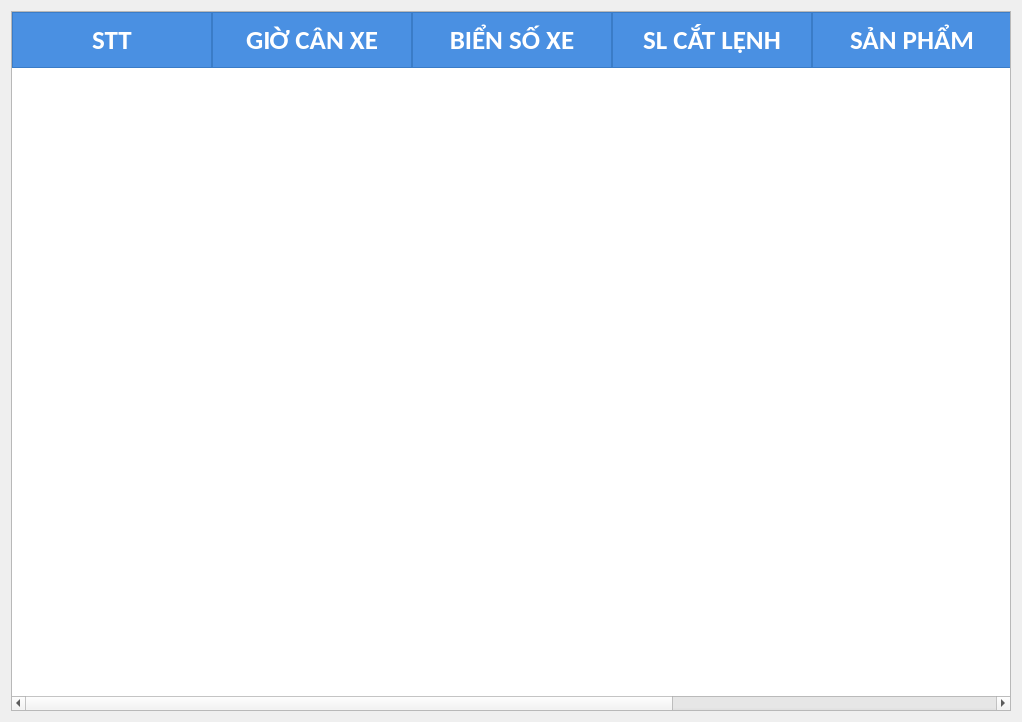
<?xml version="1.0" encoding="UTF-8"?>
<ui version="4.0">
 <class>Form</class>
 <widget class="QWidget" name="Form">
  <property name="geometry">
   <rect>
    <x>0</x>
    <y>0</y>
    <width>1000</width>
    <height>700</height>
   </rect>
  </property>
  <property name="windowTitle">
   <string>CHỌN CHỨNG TỪ</string>
  </property>
  <property name="windowIcon">
   <iconset>
    <normaloff>assets/logo_congty-Photoroom.ico</normaloff>assets/logo_congty-Photoroom.ico</iconset>
  </property>
  <property name="styleSheet">
   <string notr="true">* {
	font-family: Calibri;
}

</string>
  </property>
  <layout class="QVBoxLayout" name="verticalLayout">
   <item>
    <widget class="QTableWidget" name="tableChungTu">
     <property name="minimumSize">
      <size>
       <width>1000</width>
       <height>700</height>
      </size>
     </property>
     <property name="maximumSize">
      <size>
       <width>1000</width>
       <height>700</height>
      </size>
     </property>
     <property name="styleSheet">
      <string notr="true">QTableWidget {
    font-family: Calibri;
    font-size: 20pt;
    font-weight: bold;
    gridline-color: #d0d0d0;
}

QHeaderView::section {
    background-color: #4a90e2;
    color: white;
    padding: 8px;
    border: 1px solid #3a7cc7;
    font-weight: bold;
    font-size: 20pt;
}</string>
     </property>
     <property name="autoScrollMargin">
      <number>20</number>
     </property>
     <property name="rowCount">
      <number>0</number>
     </property>
     <property name="columnCount">
      <number>6</number>
     </property>
     <attribute name="horizontalHeaderDefaultSectionSize">
      <number>200</number>
     </attribute>
     <attribute name="horizontalHeaderStretchLastSection">
      <bool>true</bool>
     </attribute>
     <column>
      <property name="text">
       <string>STT</string>
      </property>
      <property name="font">
       <font>
        <family>Calibri</family>
        <pointsize>20</pointsize>
        <weight>75</weight>
        <bold>true</bold>
       </font>
      </property>
      <property name="textAlignment">
       <set>AlignCenter</set>
      </property>
     </column>
     <column>
      <property name="text">
       <string>GIỜ CÂN XE</string>
      </property>
      <property name="font">
       <font>
        <family>Calibri</family>
        <pointsize>20</pointsize>
        <weight>75</weight>
        <bold>true</bold>
       </font>
      </property>
      <property name="textAlignment">
       <set>AlignCenter</set>
      </property>
     </column>
     <column>
      <property name="text">
       <string>BIỂN SỐ XE</string>
      </property>
      <property name="font">
       <font>
        <family>Calibri</family>
        <pointsize>20</pointsize>
        <weight>75</weight>
        <bold>true</bold>
       </font>
      </property>
      <property name="textAlignment">
       <set>AlignCenter</set>
      </property>
     </column>
     <column>
      <property name="text">
       <string>SL CẮT LỆNH</string>
      </property>
      <property name="font">
       <font>
        <family>Calibri</family>
        <pointsize>20</pointsize>
        <weight>75</weight>
        <bold>true</bold>
       </font>
      </property>
      <property name="textAlignment">
       <set>AlignCenter</set>
      </property>
     </column>
     <column>
      <property name="text">
       <string>SẢN PHẨM</string>
      </property>
      <property name="font">
       <font>
        <family>Calibri</family>
        <pointsize>20</pointsize>
        <weight>75</weight>
        <bold>true</bold>
       </font>
      </property>
      <property name="textAlignment">
       <set>AlignCenter</set>
      </property>
     </column>
     <column>
      <property name="text">
       <string>NGÀY CÂN XE</string>
      </property>
      <property name="font">
       <font>
        <family>Calibri</family>
        <pointsize>20</pointsize>
        <weight>75</weight>
        <bold>true</bold>
       </font>
      </property>
      <property name="textAlignment">
       <set>AlignCenter</set>
      </property>
     </column>
    </widget>
   </item>
  </layout>
 </widget>
 <resources/>
 <connections/>
</ui>
